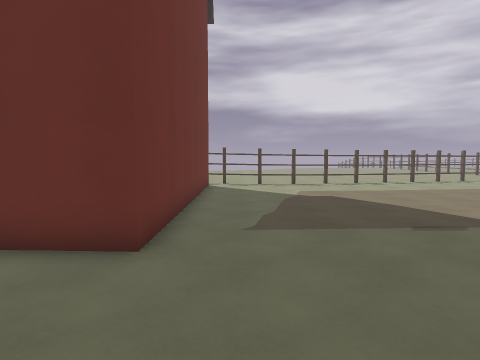
[1] (above)

23 first-person views from a walk through a 3-D level made in the Godot game engine. The camera is 1.5 m above the floor, tilts 4° down and sees 75° across. Doors that lead somewhere are drawn open, without their leaves. The floor is counted in squares, 1 m on a side. Each view is taken from the middle of a square. On the plan, view 1 faces up. The plan holds only what a view shows up to about 15 squares ahead; the rest is blank. The place goes on beyond the plan. Characters and animated objects are left out. Surface patterns are stand-ins for the level's own textures.

[2]
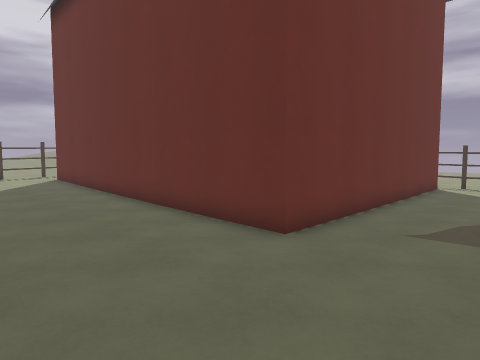

[3]
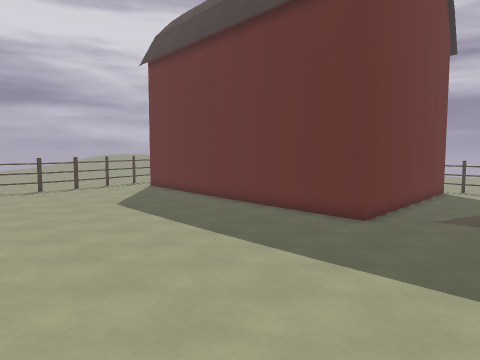

[4]
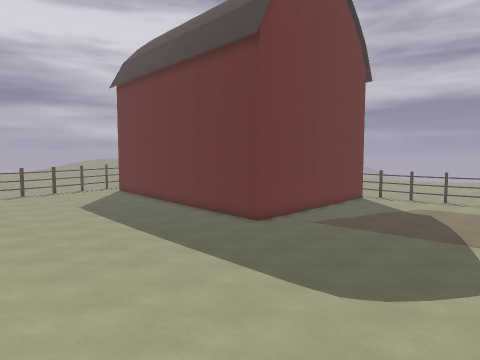

[5]
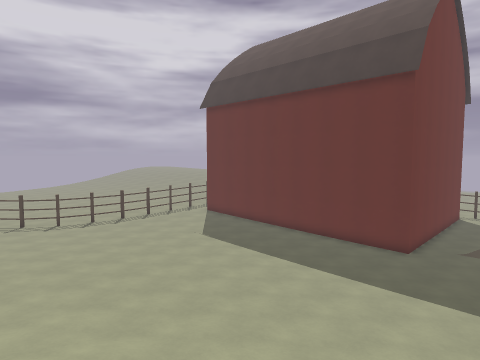

[6]
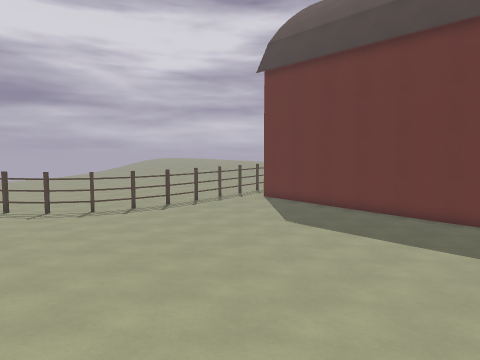

[7]
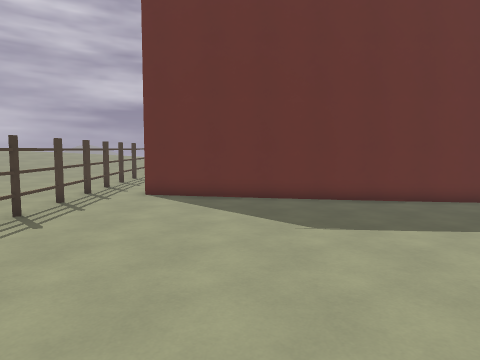

[8]
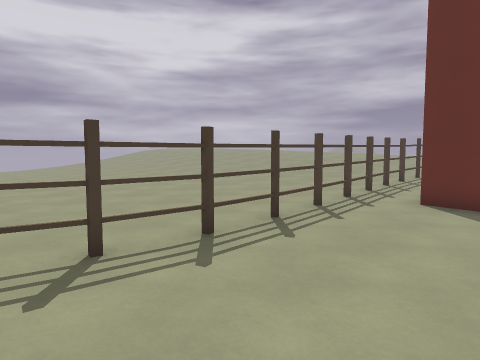

[9]
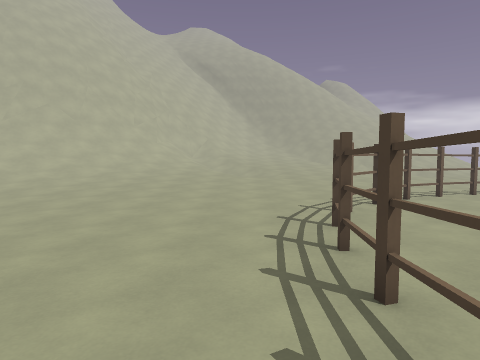

[10]
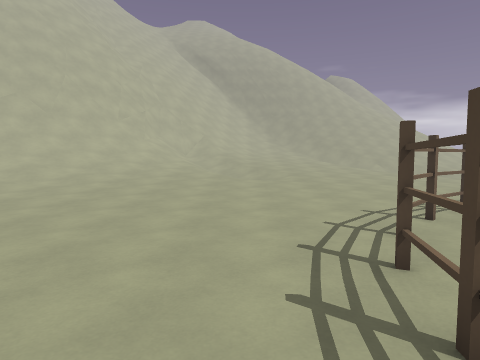

[11]
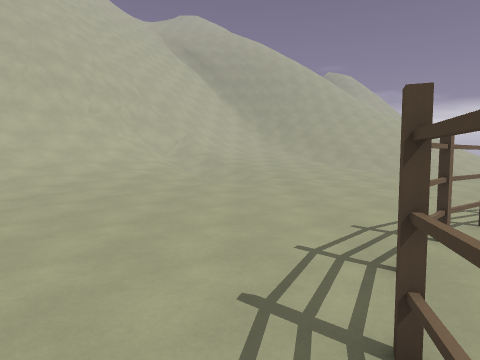

[12]
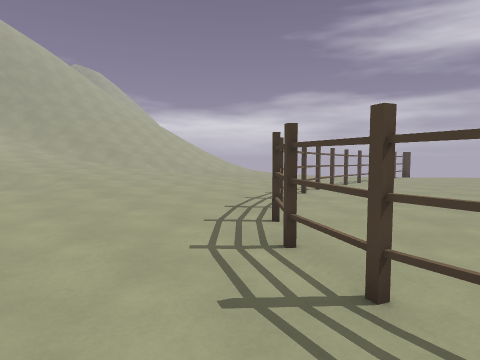

[13]
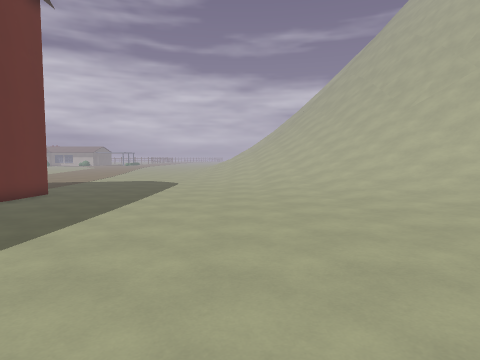

[14]
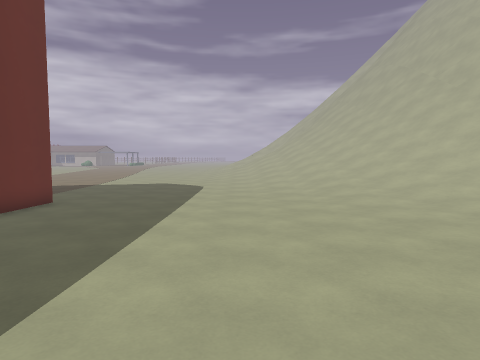

[15]
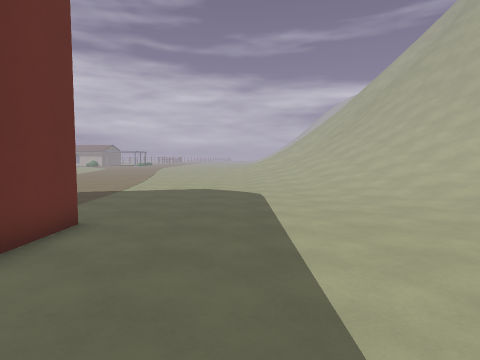

[16]
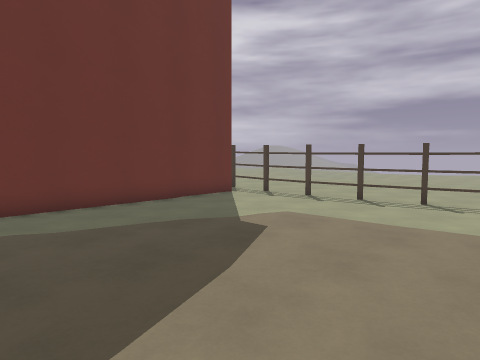

[17]
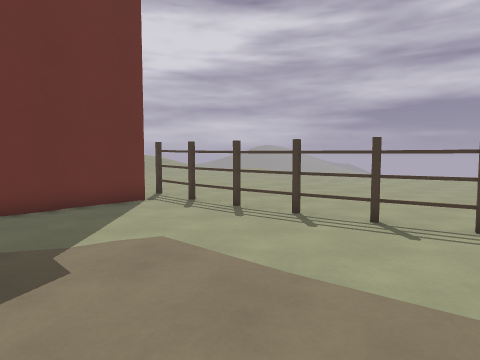

[18]
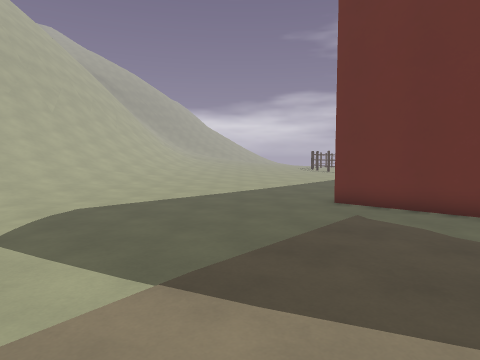

[19]
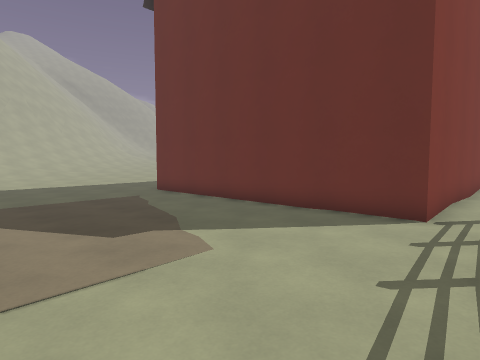

[20]
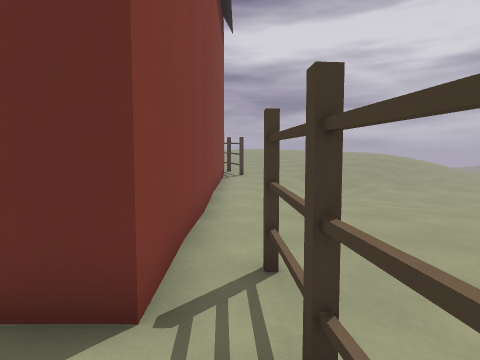

[21]
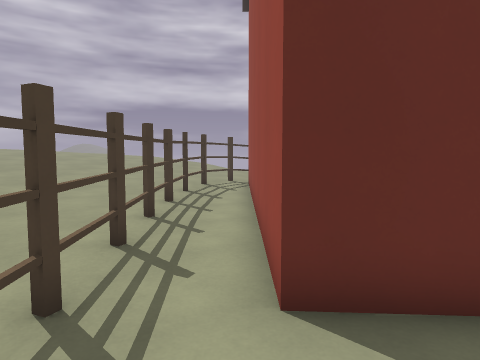

[22]
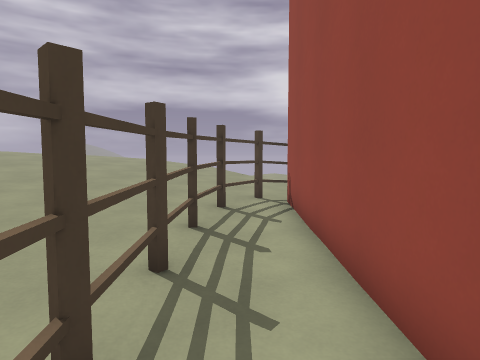

[23]
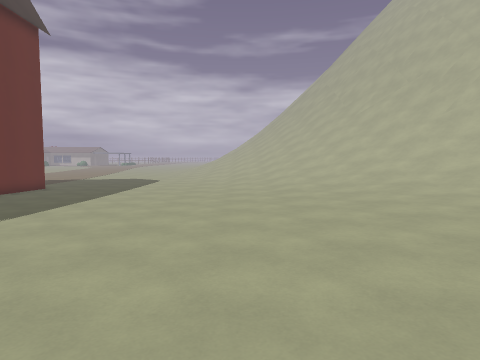

### Floor plan
Key: @ floor where view 1 was taken; # wall or solid block; x gap in a wall; . main floor; : floor 0.5 m higher than the main floor; + floor 0.75 m higher than the main floor; * floor 1.25 m higher than the main floor; % floor 1.5 m higher than the main floor; / step, stairs or slope; = window, fence, low wall or low ledge; B barn; T thing the floor can be seen under or through.
Columns run from 22 left of view 1 to 8 right of it. Each row starts with its distance up from view 1.
 19                            ###
 18  **+++  +::::::....#=#######..
 17  *+++#  +::::::...............
 16  +++##  BBBBBBBBBBBBB.........
 15  +++#+              B..........
 14  ++#++              B..........
 13  ++#++              B..........
 12  ++#++              B..........
 11  ++x+:              B..........
 10  ++#+:              B..........
  9  ++x::              B.........
  8  ++x::              B.........
  7  +:x::              B..........
  6  ::x::              B..........
  5  ::x::BBBBBBBBBBBBBBB.........
  4  ::#::::......................
  3  ::#:::.......................
  2  ::#::........................
  1  ::#=.........................
  0  ::# .................@.......
 -1  ::# .........................
 -2  :.#.........................
 -3  ..T.....................////
 -4  ..T.....................////
 -5  . T..................../////
 -6  .T................:///////// /
 -7  TT..............::://///////
 -8 ##....:::::::::::////////////
 -9 #::::::::::::::::+/////// ///
-10 ::::::::::::::::++///////  //
-11 :::::::::::+++////////////
-12 :::::::+++++++///////////
-13 :::::++++++++///////// //
-14 ::++++++++++//////////
-15 +++++++++++//////// //
-16 ++++ /+++//////////
-17 ++++  /+*/////// //
-18 +++//  /////////
-19 ++++/
-20  ++*/
-21   *//
-22    %%

Where each view was taken, in squares from view 1:
view 1: 0 up, 0 right, facing up
view 2: 0 up, 2 right, facing up-left
view 3: 6 down, 3 right, facing up-left
view 4: 6 down, 8 right, facing up-left
view 5: 11 down, 3 right, facing up-left
view 6: 11 down, 3 left, facing up-left
view 7: 7 down, 13 left, facing up
view 8: 5 down, 14 left, facing up-left
view 9: 2 up, 17 left, facing down
view 10: 1 down, 17 left, facing down
view 11: 3 down, 18 left, facing down
view 12: 4 down, 16 left, facing down-left
view 13: 4 down, 16 left, facing right
view 14: 2 down, 13 left, facing right
view 15: 1 up, 9 left, facing right
view 16: 7 up, 8 right, facing up-left
view 17: 11 up, 8 right, facing up-left
view 18: 10 up, 8 right, facing down-left
view 19: 18 up, 6 right, facing down-left
view 20: 17 up, 1 right, facing left
view 21: 2 up, 17 left, facing up
view 22: 7 up, 18 left, facing up
view 23: 6 down, 19 left, facing right
